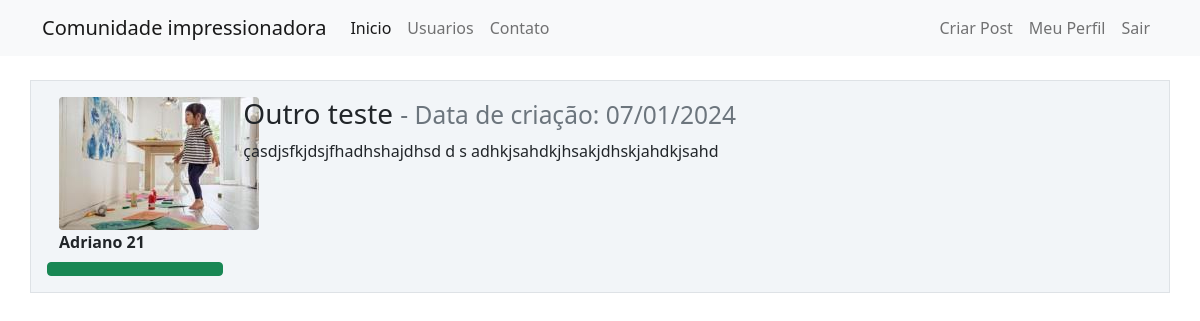
Page /post/3 (signed in) on the committed database.
### comunidadeimpressionadora/models.py (models this page shows, shortened)
class Usuario(database.Model, UserMixin):
    id = database.Column(database.Integer, primary_key=True)
    username = database.Column(database.String, nullable=False)
    email = database.Column(database.String, nullable=False, unique=True)
    senha = database.Column(database.String, nullable=False)
    foto_perfil = database.Column(database.String, default="default.png")
    posts = database.relationship("Post", backref="autor", lazy=True)
    cursos = database.Column(database.String, nullable=False, default="Não informado")

class Post(database.Model):
    id = database.Column(database.Integer, primary_key=True)
    titulo = database.Column(database.String, nullable=False)
    corpo = database.Column(database.Text, nullable=False)
    data_criacao = database.Column(database.DateTime, nullable=False, default=datetime.utcnow)#cria a função no DB para quando o usuário criar o post ela rodar
    id_usuario = database.Column(database.Integer, database.ForeignKey("usuario.id"), nullable=False)

### comunidadeimpressionadora/routes.py (the view)
@app.route("/post/<post_id>", methods=["GET", "POST"])
@login_required
def exibir_post(post_id):
    post = Post.query.get(post_id)
    if current_user == post.autor:
        form = FormCriarPost() #uma stancia do form post
        if request.method == "GET":
            form.titulo.data = post.titulo
            form.corpo.data = post.corpo
        elif form.validate_on_submit():
            post.titulo = form.titulo.data
            post.corpo = form.corpo.data
            database.session.commit()
            flash("Post atualizado com sucesso", "alert-success")
            return redirect(url_for("home"))
    else:
        form = None #para não exibir nada no html
    return render_template("post.html", post=post, form=form)

### comunidadeimpressionadora/models.py (called while the page is built)
@login_manager.user_loader #Informa ao login manager que éssa é a função que retorna o usuário
def load_usuario(id_usuario):
    return Usuario.query.get(int(id_usuario))

### comunidadeimpressionadora/templates/post.html (shortened to what this page needs)
{% extends 'base.html' %}
{% block body %}
    <div class="container mt-3">
            <div class="row border mt-4 p-3 meupost">
                <div class="col col-2">
                    <div class="image pe-2">
                        <img src="{{ url_for('static', filename='fotos_perfil/{}'.format(post.autor.foto_perfil)) }}" class="rounded" width="200" >
                        <strong>{{ post.autor.username }}</strong>
                        <div class="row justify-content-center">
                                {% for curso in post.autor.cursos.split(";") %}
                                    <button type="button" class="btn btn-success mt-2">{{ curso }}</button>
                                {% endfor %}
                        </div>
                    </div>
                </div>
                <div class="col col-9">
                    <h3>
                        {{ post.titulo }}
                        <small class="text-muted" style="font-size: 15;">
                            - Data de criação: {{ post.data_criacao.strftime('%d/%m/%Y') }}
                        </small>
                    </h3>
                    <p>{{ post.corpo }}</p>
                </div>
            </div>
    </div>
{% endblock %}

### comunidadeimpressionadora/static/main.css (style rules this page uses)
.meupost { background: #f2f5f8 !important; }

### rows in the picture
Usuario: foto_perfil (picture), autor.username "Adriano 21"
Post: titulo "Outro teste", data_criacao "07/01/2024", corpo "çasdjsfkjdsjfhadhshajdhsd d s adhkjsahdkjhsakjdhskjahdkjsahd"
